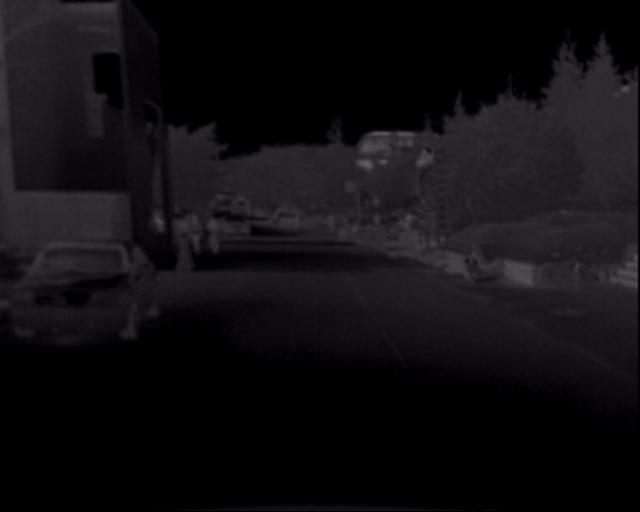
#> input picture t/000001.jpg, 640 x 512 px, given in place of 000000.jpg, which was not available
$ python TIF_algorithm.py   (older library calls are emulated)
#> lines starting #> are read from the running program, lines starting #| are printed output that depends on the picture; pictures that were not available may be replaced by others from this repository, and a replacement may not be noted
#> further down, p1 is the input picture: shape (512, 640, 3); mean B, G, R 16.3, 14.6, 15.7
# -*- coding: utf-8 -*-

try:
    import cv2
except:
    import sys
    sys.path.remove('/opt/ros/kinetic/lib/python2.7/dist-packages')
    import cv2

import numpy as np
import os
import time


def TIF_algo(p1, p2, median_blur_value=3, mean_blur_value=35):
    """
    通过TIF方法融合图像
    :param p1_path: 图像1路径
    :param p2_path: 图像2路径
    :param median_blur_value: 中值滤波参数
    :param mean_blur_value:  均值滤波参数
    :return: 融合图像
    """
#> called with median_blur_value = 3, mean_blur_value = 35
    # [12 lines of commented-out code are left out]
    p1_b = cv2.blur(p1, (mean_blur_value, mean_blur_value))
    p1_b = p1_b.astype(np.float)  # 转成float类型矩阵
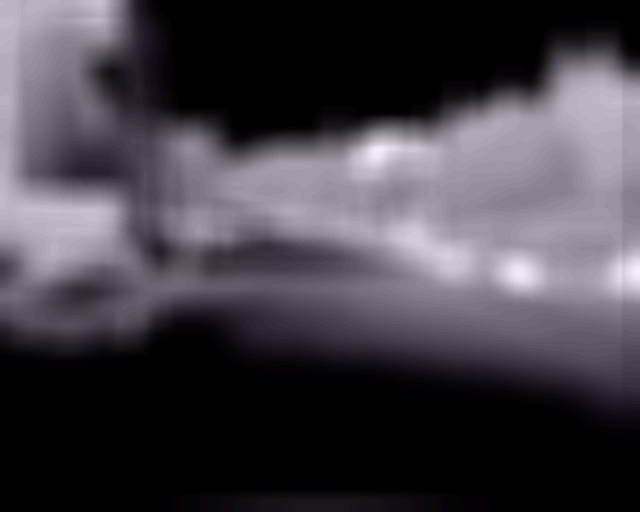
#> p1_b: shape (512, 640, 3) float64; mean B, G, R 16.3, 14.6, 15.7; drawn with min black and max white
    p2_b = cv2.blur(p2, (mean_blur_value, mean_blur_value))
    p2_b = p2_b.astype(np.float)  # 转成float类型矩阵
    # [5 lines of commented-out code are left out]
    p1_d = p1.astype(np.float) - p1_b
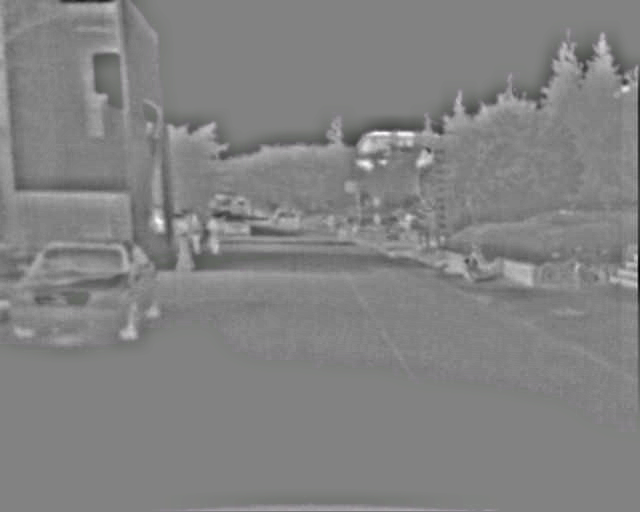
#> p1_d: shape (512, 640, 3) float64; mean B, G, R 0, 0, 0; drawn with min black and max white
    p2_d = p2.astype(np.float) - p2_b
    # cv2.imshow('detail layer p1', p1_d / 255.0)
    # cv2.imshow('detail layer p2', p2_d / 255.0)
    # 原图经过中值滤波后的图层
    p1_after_medianblur = cv2.medianBlur(p1, median_blur_value)
    p2_after_medianblur = cv2.medianBlur(p2, median_blur_value)
    # cv2.imshow('picture after median blur p1_after_medianblur', p1_after_medianblur)
    # cv2.imshow('picture after median blur p2_after_medianblur', p2_after_medianblur)
    # 矩阵转换,换成float型，参与后面计算
    p1_after_medianblur = p1_after_medianblur.astype(np.float)
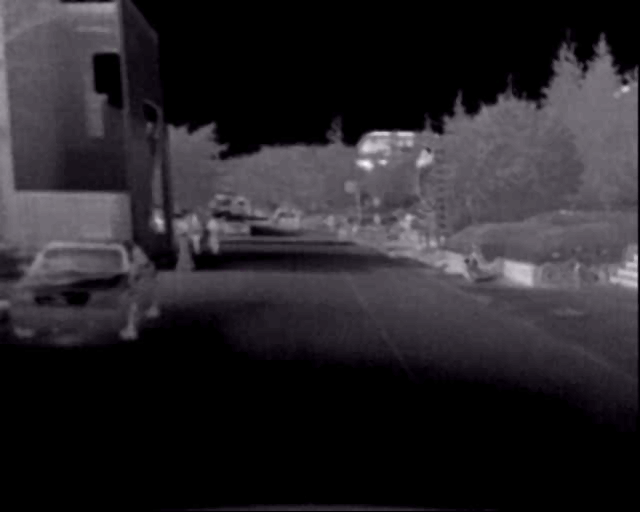
#> p1_after_medianblur: shape (512, 640, 3) float64; mean B, G, R 16.3, 14.6, 15.7; drawn with min black and max white
    p2_after_medianblur = p2_after_medianblur.astype(np.float)

    # 计算均值和中值滤波后的误差
    p1_subtract_from_median_mean = p1_after_medianblur - p1_b + 0.01  # 加0.01 保证结果非NAN
    p2_subtract_from_median_mean = p2_after_medianblur - p2_b + 0.01
    # cv2.imshow('subtract_from_median_mean  p1_subtract_from_median_mean', p1_subtract_from_median_mean/255.0)
    # cv2.imshow('subtract_from_median_mean  p2_subtract_from_median_mean', p2_subtract_from_median_mean/255.0)
    m1 = p1_subtract_from_median_mean[:, :, 0]
    m2 = p1_subtract_from_median_mean[:, :, 1]
    m3 = p1_subtract_from_median_mean[:, :, 2]
    res = m1 * m1 + m2 * m2 + m3 * m3
    # delta1 = np.sqrt(res)
    delta1 = res
    m1 = p2_subtract_from_median_mean[:, :, 0]
    m2 = p2_subtract_from_median_mean[:, :, 1]
    m3 = p2_subtract_from_median_mean[:, :, 2]
    res = m1 * m1 + m2 * m2 + m3 * m3
    # delta2 = np.sqrt(res) #采用平方和开根号做权重计算
    # delta2 = res #采用平方和做权重计算
    delta2 = abs(m1)  # 由于图像2 红外图像是灰度图像，直接用像素差做权重计算

    delta_total = delta1 + delta2  # 分母

    psi_1 = delta1 / delta_total
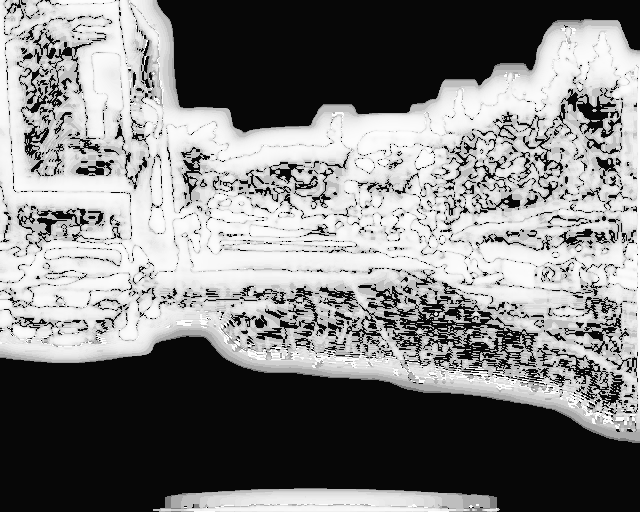
#> psi_1: shape (512, 640) float64; min 0.0291, max 0.999, mean 0.505
    psi_2 = delta2 / delta_total
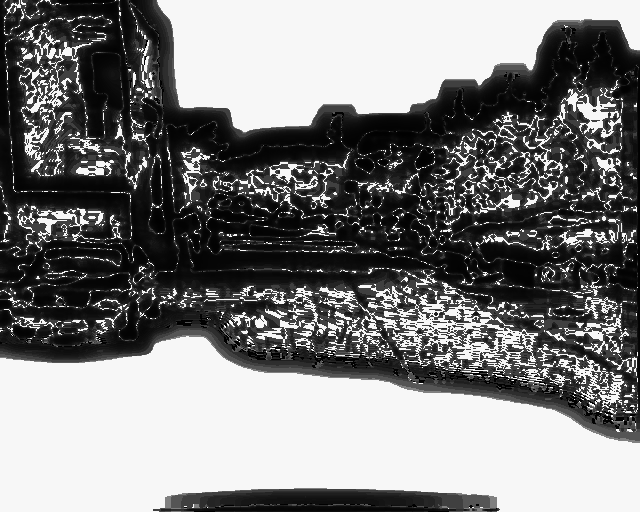
#> psi_2: shape (512, 640) float64; min 0.00101, max 0.971, mean 0.495
    psi1 = np.zeros(p1.shape, dtype=np.float)
    psi2 = np.zeros(p2.shape, dtype=np.float)
    psi1[:, :, 0] = psi_1
    psi1[:, :, 1] = psi_1
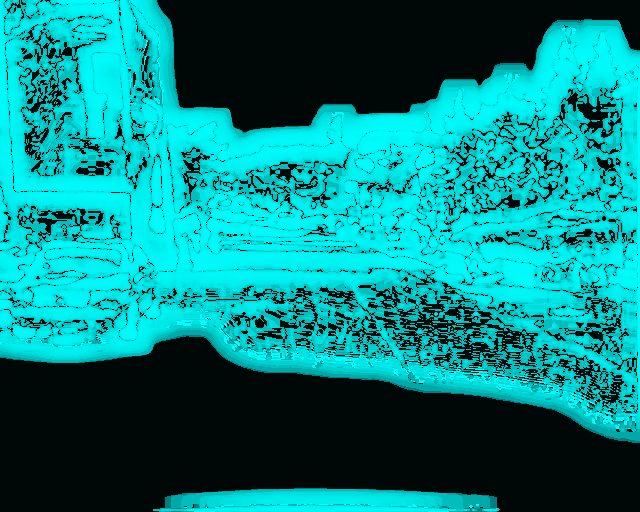
#> psi1: shape (512, 640, 3) float64; mean of channels 0, 1, 2 0.505, 0.505, 0; drawn as B, G, R
    psi1[:, :, 2] = psi_1
    psi2[:, :, 0] = psi_2
    psi2[:, :, 1] = psi_2
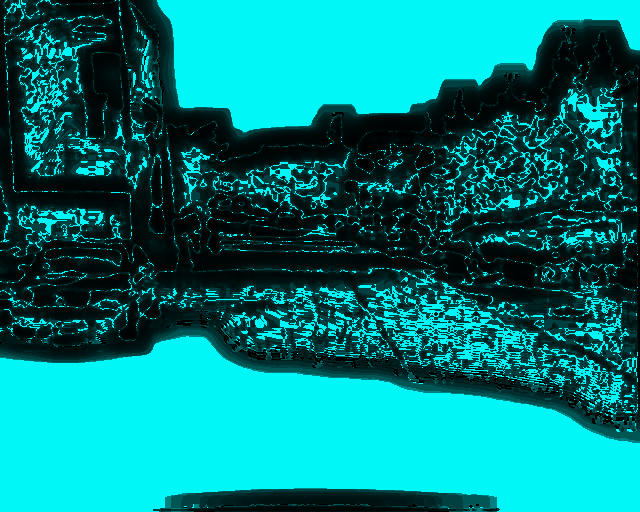
#> psi2: shape (512, 640, 3) float64; mean of channels 0, 1, 2 0.495, 0.495, 0; drawn as B, G, R
    psi2[:, :, 2] = psi_2
    # 基础层融合
    p_b = 0.5 * (p1_b + p2_b)
    # cv2.imshow('base pic1', p1_b / 255.0)
    # cv2.imshow('base pic2', p2_b / 255.0)
    # cv2.imshow('base pic', p_b / 255.0)
    # 权重层融合
    p_d = psi1 * p1_d + psi2 * p2_d
    # cv2.imshow('detail layer plus', p_d / 255.0)
    # cv2.imshow('detail pic plus psi1 psi1 * p1_d', psi1 * p1_d)
    # cv2.imshow('detail pic plus psi1 psi2 * p2_d', psi2 * p2_d)
    p = p_b + p_d
    # [4 lines of commented-out code are left out]
    return p


def weight_half_algo(p1_path, p2_path, weight=0.5):
    # 两幅图像的加权平均
    p1 = cv2.imread(p1_path, cv2.IMREAD_COLOR)  # 按彩色图像读取
    p2 = cv2.imread(p2_path, cv2.IMREAD_COLOR)  # .astype(np.float)
    p1 = p1.astype(np.float)  # 转成float类型矩阵
    p2 = p2.astype(np.float)  # 转成float类型矩阵
    p = weight * p1 + (1 - weight) * p2
    return p


def flist():
    """
    对文件夹下的示例图像批量进行计算。结果写入文件夹 rootdir_Res 中
    :return:
    """
    rootdir_IR = r'./t'  # 红外图像存放路径
    rootdir_VI = r'./rgb'  # 可见光图像存放路径
    rootdir_Res = r'./Res'  # TIF算法处理后的图像存放路径
    rootdir_Res_weight = r'./Res_weight'  # 平均加权算法处理后的图像存放路径
    fflist = os.listdir(rootdir_IR)  # 列出文件夹下所有的目录与文件
    # print(fflist)
    for i in range(0, len(fflist)):
        path1 = os.path.join(rootdir_IR, fflist[i])
        path2 = os.path.join(rootdir_VI, fflist[i])
        if os.path.isfile(path1) and os.path.isfile(path2):
            #p = TIF_algo(path1, path2)  # 采用TIF方法进行融合
            #cv2.imwrite(os.path.join(rootdir_Res, fflist[i]), p)
            p = weight_half_algo(path1, path2)  # 采用两者平均加权的方法进行融合
            cv2.imwrite(os.path.join(rootdir_Res_weight, fflist[i]), p)


if __name__ == '__main__':
    # 程序开始时的时间
    time_start = time.time()
    # 1 图表示可见光；2 图表示红外
    #flist()

    p1_path = './rgb/000000.jpg'  # 可见光图像
    p1 = cv2.imread(p1_path, cv2.IMREAD_COLOR)#.astype(np.float)
    p2_path = './t/000000.jpg'  # 红外图像
    p2 = cv2.imread(p2_path, cv2.IMREAD_COLOR)#.astype(np.float)
    p = TIF_algo(p1, p2)
    time_end = time.time()
    cv2.imwrite('./dy_weight/000000.jpg', p)

    print('程序运行花费时间', time_end - time_start)
